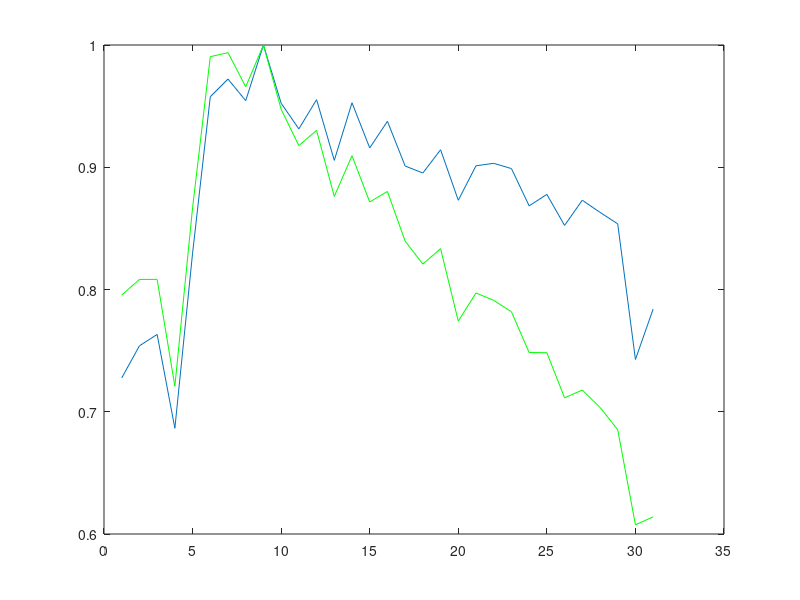
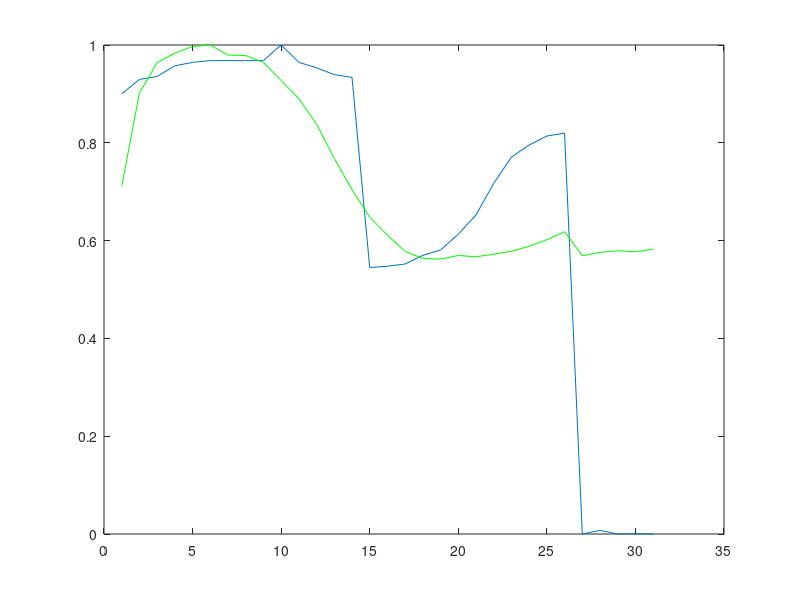
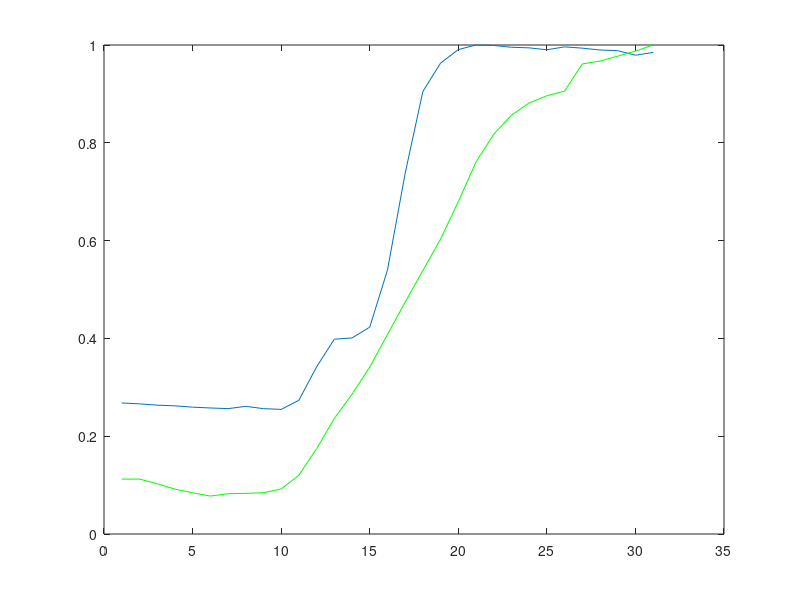
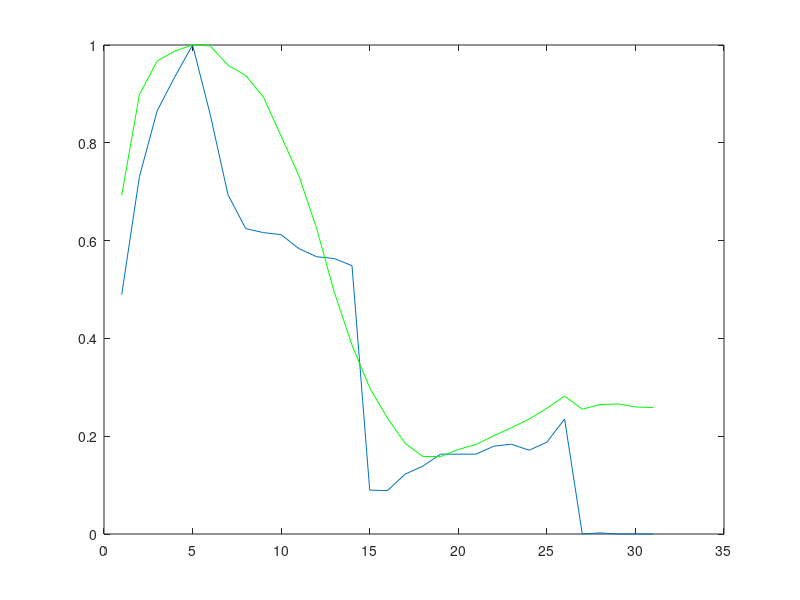

Write MATLAB code to recreate these figures, in order.
clear all
load data/RGB
load data/GRA31
load data/surfs1995   

S = RGB;

[u,s,v] = svd(surfs1995);
R = u(:,1:3);

[u,s,v] = svd(GRA31);
I(:,1) = mean(GRA31');
I(:,2:3) = u(:,1:2);
I=u(:,1:3);

T = zeros(3,3,3);
for i=1:3,
    for l=1:3,
        for j=1:3,            
            T(i,l,j) = S(:,i)'*(I(:,l).*R(:,j));
        end
    end
end


Q = zeros(3,3);
for a=1:3,
    for b=1:3,
        Q(a,b) = R(:,a)'*R(:,b);
    end
end

K = surfs1995;

C = zeros(3, size(K,2));
for k=1:size(K,2),
    C(:, k)=inv(Q)*(R' * K(:,k));
end

U = mean(C')';


B = zeros(3,3);
for j=1:3
    B = B + T(:,:,j)*U(j);
end


illum = GRA31(:, randi(size(GRA31, 2)));
surfaces = surfs1995(:,randperm(size(surfs1995, 2)));
surfaces = surfaces(:,1:40);
img = ((repmat(illum, 1, size(surfaces, 2)).*surfaces)' * S);
V = mean(img)';

e = inv(B)*V;
illumest = I*e;
plot(illum./max(illum))
hold on
plot(illumest./max(illumest), 'green')
hold off


A = zeros(3,3);
for j=1:3
    A = A + T(:,:,j)*e(j);
end

C=inv(A)*img';

for s = 1:3;
    surf=surfaces(:,s);
    surfest = R*C(:,s);
    figure;
    plot(surf./max(surf))
    hold on
    plot(surfest./max(surfest), 'green')
    hold off
end